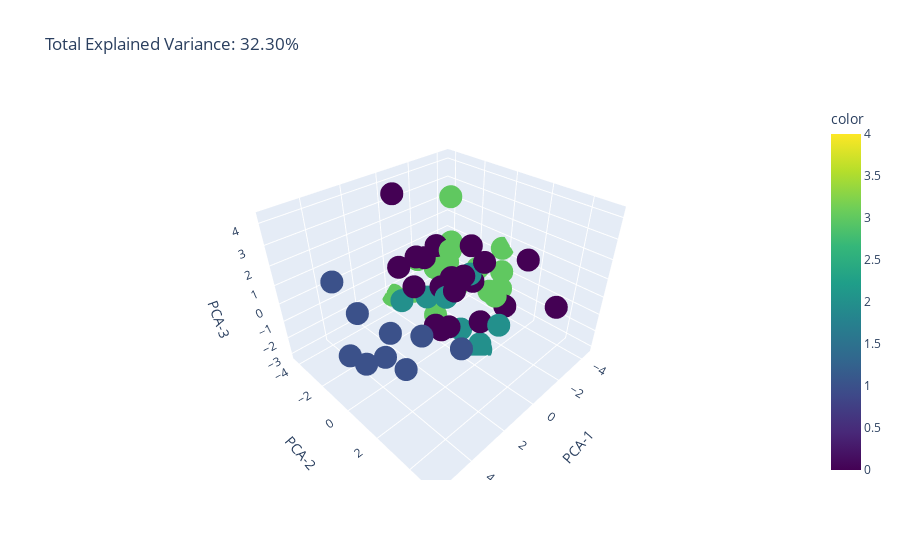

Notebook source saved alongside this figure:
### Code cell
df_3Dpca = pd.DataFrame(data_cities_trans[:, 0:3], columns=['PCA-1', 'PCA-2', 'PCA-3'])
df_3Dpca['Nombre ciudad'] = cities

total_var = pca.explained_variance_ratio_[:3].sum() * 100

fig = px.scatter_3d(
    df_3Dpca, x='PCA-1', y='PCA-2', z='PCA-3', color=data_cities['Label'], hover_data={'Nombre ciudad'}, 
                color_continuous_scale='Viridis', range_color = (0, 4),
                    title=f'Total Explained Variance: {total_var:.2f}%'
)
fig.show()

### Figure 1 — Plotly figure (JSON) as saved in the notebook; plotly's stock layout.template omitted (floating-point values rounded to 4 significant figures)
{"data": [{"customdata": [["Acapulco, Gro."], ["Aguascalientes, Ags."], ["Atlacomulco, Edo. de Méx."], ["Campeche, Camp."], ["Cancún, Q. Roo."], ["Cd. Acuña, Coah."], ["Cd. Juárez, Chih."], ["Chetumal, Q. Roo."], ["Chihuahua, Chih."], ["Coatzacoalcos, Ver."], ["Colima, Col."], ["Cortazar, Gto."], ["Cuernavaca, Mor."], ["Culiacán, Sin."], ["Córdoba, Ver."], ["Durango, Dgo."], ["Esperanza, Son."], ["Fresnillo, Zac."], ["Guadalajara, Jal."], ["Hermosillo, Son."], ["Huatabampo, Son."], ["Iguala, Gro."], ["Izúcar de Matamoros, Pue."], ["Jacona, Mich."], ["Jiménez, Chih."], ["La Paz, B.C.S."], ["León, Gto."], ["Matamoros, Tamps."], ["Mexicali, B.C."], ["Monclova, Coah."], ["Monterrey, N.L."], ["Morelia, Mich."], ["Mérida, Yuc."], ["Oaxaca, Oax."], ["Pachuca, Hgo."], ["Puebla, Pue."], ["Querétaro, Qro."], ["Saltillo, Coah."], ["San Andrés Tuxtla, Ver."], ["San Luis Potosí, S.L.P."], ["Tampico, Tamps."], ["Tapachula, Chis."], ["Tehuantepec, Oax."], ["Tepatitlán, Jal."], ["Tepic, Nay."], ["Tijuana, B.C."], ["Tlaxcala, Tlax."], ["Toluca, Edo. de Méx."], ["Torreón, Coah."], ["Tulancingo, Hgo."], ["Tuxtla Gutiérrez, Chis."], ["Veracruz, Ver."], ["Villahermosa, Tab."], ["Zacatecas, Zac."], ["Área Met. de la Cd. de México"]], "hovertemplate": "PCA-1=%{x}<br>PCA-2=%{y}<br>PCA-3=%{z}<br>Nombre ciudad=%{customdata[0]}<br>color=%{marker.color}<extra></extra>", "legendgroup": "", "marker": {"color": [0, 3, 3, 2, 1, 1, 3, 2, 2, 0, 0, 0, 0, 1, 3, 3, 3, 3, 0, 1, 0, 0, 3, 0, 3, 1, 3, 1, 1, 0, 1, 0, 2, 0, 0, 3, 0, 0, 2, 0, 0, 0, 0, 3, 2, 1, 3, 0, 3, 3, 2, 0, 2, 3, 0], "coloraxis": "coloraxis", "symbol": "circle"}, "mode": "markers", "name": "", "scene": "scene", "showlegend": false, "type": "scatter3d", "x": [0.6229, -0.5838, -1.421, -0.1397, 4.471, 1.353, -0.2054, 0.7744, 0.4943, -0.6407, 0.4232, 0.6817, -0.307, 3.799, -3.137, -1.264, -0.4032, -2.536, 1.157, 3.6, 0.2382, -0.8228, -2.204, -2.532, -0.9616, 5.603, -1.008, 4.007, 4.636, 1.486, 2.703, -0.6722, 0.1408, -1.215, -0.6461, -1.75, 0.4674, 0.8243, -0.8248, 0.3369, 0.4673, -1.642, -1.075, -2.762, -1.258, 4.382, -4.478, 0.5305, -2.088, -4.089, -0.3993, -0.8368, -0.5712, -2.807, 2.082], "y": [1.151, -2.542, -1.273, 0.8785, 1.52, 2.313, -4.277, 0.8005, -2.649, 1.644, 0.1277, -2.641, 0.06786, 1.473, 0.07634, -0.4784, -2.759, -0.2643, -0.1318, -3.819, -0.4578, 0.7453, 1.208, 1.597, -1.696, 1.406, -0.7013, 0.3934, -1.391, 1.216, 1.292, 1.662, -1.127, 0.5932, -1.27, -1.352, 1.52, -1.269, 1.632, 0.2808, 0.69, 3.188, 5.115, -2.395, 0.3611, -0.7331, -0.2885, -1.373, -2.853, 0.08171, 1.896, -0.2652, 2.768, 1.043, -0.734], "z": [0.933, 0.3953, 0.4464, -1.808, 1.106, -1.184, -2.49, 0.4965, -1.641, -1.211, 0.5552, 4.249, 0.6787, -1.295, -1.501, -0.5376, -1.562, 0.03393, 2.284, 0.4442, -2.132, 2.417, -0.7597, -1.336, -2.853, 0.2139, 1.501, -1.191, -1.879, -0.6873, -0.2552, 2.036, -0.8079, 0.2887, 1.684, 1.406, 1.804, 0.06145, -3.091, 0.3961, -1.428, 2.392, 1.279, 3.117, 0.5669, 0.7479, 0.3732, 1.526, -0.9107, -0.7275, -2.275, -0.4062, -0.7229, -0.6882, 1.949]}], "layout": {"coloraxis": {"cmax": 4, "cmin": 0, "colorbar": {"title": {"text": "color"}}, "colorscale": [[0, "#440154"], [0.1111, "#482878"], [0.2222, "#3e4989"], [0.3333, "#31688e"], [0.4444, "#26828e"], [0.5556, "#1f9e89"], [0.6667, "#35b779"], [0.7778, "#6ece58"], [0.8889, "#b5de2b"], [1, "#fde725"]]}, "legend": {"tracegroupgap": 0}, "scene": {"domain": {"x": [0, 1], "y": [0, 1]}, "xaxis": {"title": {"text": "PCA-1"}}, "yaxis": {"title": {"text": "PCA-2"}}, "zaxis": {"title": {"text": "PCA-3"}}}, "title": {"text": "Total Explained Variance: 32.30%"}}}
